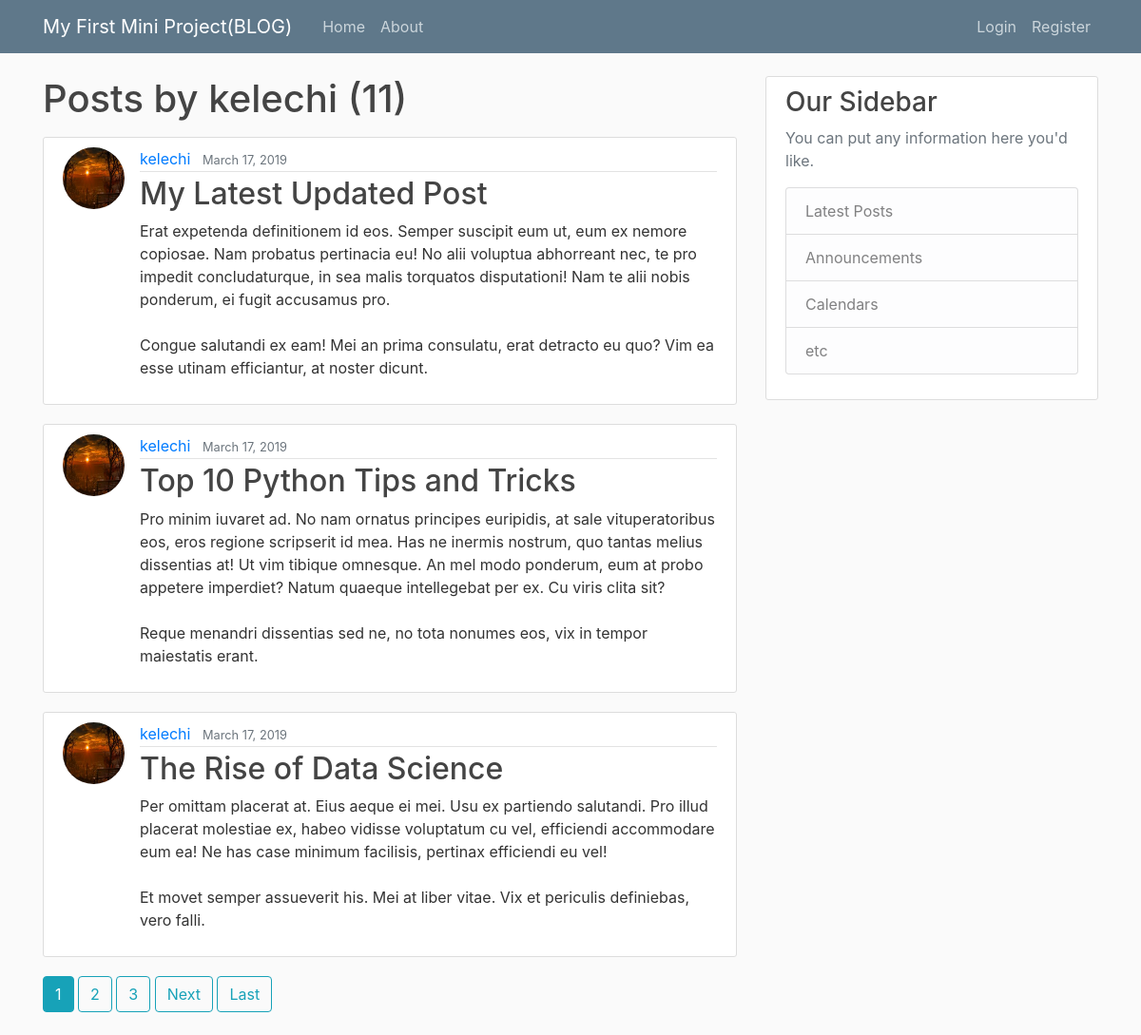
Page /blog/user/kelechi on the committed database.
### blog/models.py (models this page shows, shortened)
class Post(models.Model):
    title = models.CharField(max_length=100)
    content = models.TextField()
    date_posted = models.DateTimeField(default=timezone.now)
    author = models.ForeignKey(User, on_delete=models.CASCADE)

### users/models.py (models this page shows, shortened)
class Profile (models.Model):
    user = models.OneToOneField(User, on_delete=models.CASCADE)
    image = models.ImageField(default='default.jpg', upload_to='profile_pics')

### blog/views.py (the view)
# urls.py: path('user/<str:username>', UserPostListVIew.as_view(), name='user-posts'),
class UserPostListVIew(ListView):
    model = Post
    template_name = 'blog/user_posts.html'
    context_object_name = 'posts'
    paginate_by = 3
    def get_queryset(self):
        user = get_object_or_404(User, username=self.kwargs.get('username'))
        return Post.objects.filter(author=user).order_by('-date_posted')

### blog/templates/blog/user_posts.html (shortened to what this page needs)
{% extends "blog/base.html" %}
{% block content %}
    <h1 class="mb-3"> Posts by {{ view.kwargs.username }} ({{ page_obj.paginator.count}})</h1>
    {% for post in posts %}
        <article class="media content-section">
            <img class = "rounded-circle article-img" src="{{post.author.profile.image.url}}" alt="">
            <div class="media-body">
              <div class="article-metadata">
                <a class="mr-2" href="{% url 'user-posts' post.author.username %}">{{ post.author }}</a>
                <small class="text-muted">{{ post.date_posted|date:"F d, Y" }}</small>
              </div>
              <h2><a class="article-title" href="{% url 'post-detail' post.id %}">{{ post.title }}</a></h2>
              <p class="article-content">{{ post.content }}</p>
            </div>
        </article>
    {% endfor %}
    {% if is_paginated %}
      {% for num in page_obj.paginator.page_range %}
        {% if page_obj.number == num %}
            <a class="btn btn-info mb-4" href="?page={{ num }}">{{ num }}</a>
        {% elif num > page_obj.number|add:'-3' and num < page_obj.number|add:'3' %}
            <a class="btn btn-outline-info mb-4" href="?page={{ num }}">{{ num }}</a>
        {% endif %}
      {% endfor %}
      {% if page_obj.has_next %}
        <a class="btn btn-outline-info mb-4" href="?page={{ page_obj.next_page_number}}">Next</a>
        <a class="btn btn-outline-info mb-4" href="?page={{ page_obj.paginator.num_pages}}">Last</a>
      {% endif %}
    {% endif %}
{% endblock content %}

### blog/static/blog/main.css (style rules this page uses)
body { background: #fafafa; color: #333333; margin-top: 5rem; }
h1, h2, h3, h4, h5, h6 { color: #444444; }
.content-section { background: #ffffff; padding: 10px 20px; border: 1px solid #dddddd; border-radius: 3px; margin-bottom: 20px; }
.article-title { color: #444444; }
.article-content { white-space: pre-line; }
.article-img { height: 65px; width: 65px; margin-right: 16px; }
.article-metadata { padding-bottom: 1px; margin-bottom: 4px; border-bottom: 1px solid #e3e3e3 }

### rows in the picture
Post: author.profile.image (placeholder picture), author "kelechi", date_posted "March 17, 2019", title "My Latest Updated Post", content "Erat expetenda definitionem id eos. Semper suscipit eum ut, eum ex nemore copiosae. Nam probatus pertinacia eu! No alii voluptua abhorreant nec, te pro impedit concludaturque, in sea malis torquatos disputationi! Nam te alii nobis ponderum, ei fugit accusamus pro. Congue salutandi ex eam! Mei an prima consulatu, erat detracto eu quo? Vim ea esse utinam efficiantur, at noster dicunt."
Post: author.profile.image (placeholder picture), author "kelechi", date_posted "March 17, 2019", title "Top 10 Python Tips and Tricks", content "Pro minim iuvaret ad. No nam ornatus principes euripidis, at sale vituperatoribus eos, eros regione scripserit id mea. Has ne inermis nostrum, quo tantas melius dissentias at! Ut vim tibique omnesque. An mel modo ponderum, eum at probo appetere imperdiet? Natum quaeque intellegebat per ex. Cu viris clita sit? Reque menandri dissentias sed ne, no tota nonumes eos, vix in tempor maiestatis erant."
Post: author.profile.image (placeholder picture), author "kelechi", date_posted "March 17, 2019", title "The Rise of Data Science", content "Per omittam placerat at. Eius aeque ei mei. Usu ex partiendo salutandi. Pro illud placerat molestiae ex, habeo vidisse voluptatum cu vel, efficiendi accommodare eum ea! Ne has case minimum facilisis, pertinax efficiendi eu vel! Et movet semper assueverit his. Mei at liber vitae. Vix et periculis definiebas, vero falli."

### other values in the picture
{{ view.kwargs.username }} "kelechi"
{{ page_obj.paginator.count }} "11"
{{ num }} "1"
{{ num }} "2" "3"
